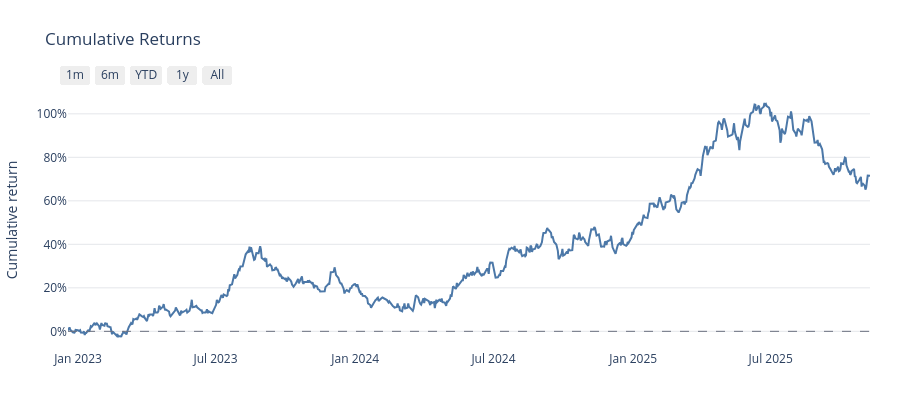

This figure's notebook cell:
### Code cell
q.plot.cumulative_returns(returns=strategies["strategy_1"])

### Figure 1 — Plotly figure (JSON) as saved in the notebook; plotly's stock layout.template omitted (floating-point values rounded to 4 significant figures; data arrays with more than 128 entries replaced by an {"elided": "..."} marker saying what was removed)
{"data": [{"line": {"color": "#4C78A8", "width": 2}, "mode": "lines", "name": "strategy_1", "type": "scatter", "x": {"elided": "755 str values"}, "y": {"elided": "755 float values"}}], "layout": {"height": 400, "hovermode": "x unified", "legend": {"orientation": "h", "x": 0, "xanchor": "left", "y": 1.02}, "margin": {"b": 50, "l": 60, "r": 30, "t": 90}, "shapes": [{"line": {"color": "#6B7280", "dash": "dash", "width": 1}, "type": "line", "x0": 0, "x1": 1, "xref": "x domain", "y0": 0, "y1": 0, "yref": "y"}], "title": {"text": "Cumulative Returns"}, "xaxis": {"range": ["2023-01-03T00:00:00", "2025-11-24T00:00:00"], "rangeselector": {"buttons": [{"count": 1, "label": "1m", "step": "month", "stepmode": "backward"}, {"count": 6, "label": "6m", "step": "month", "stepmode": "backward"}, {"count": 1, "label": "YTD", "step": "year", "stepmode": "todate"}, {"count": 1, "label": "1y", "step": "year", "stepmode": "backward"}, {"label": "All", "step": "all"}]}, "rangeslider": {"visible": false}, "showgrid": false, "ticklabelmode": "period"}, "yaxis": {"gridcolor": "#E5E7EB", "showgrid": true, "tickformat": ".0%", "title": {"text": "Cumulative return"}, "zeroline": false}}}
